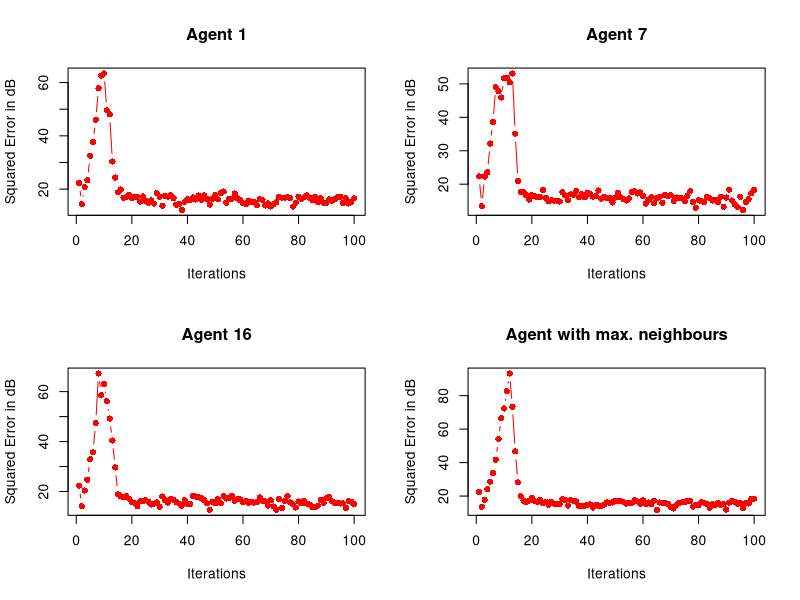
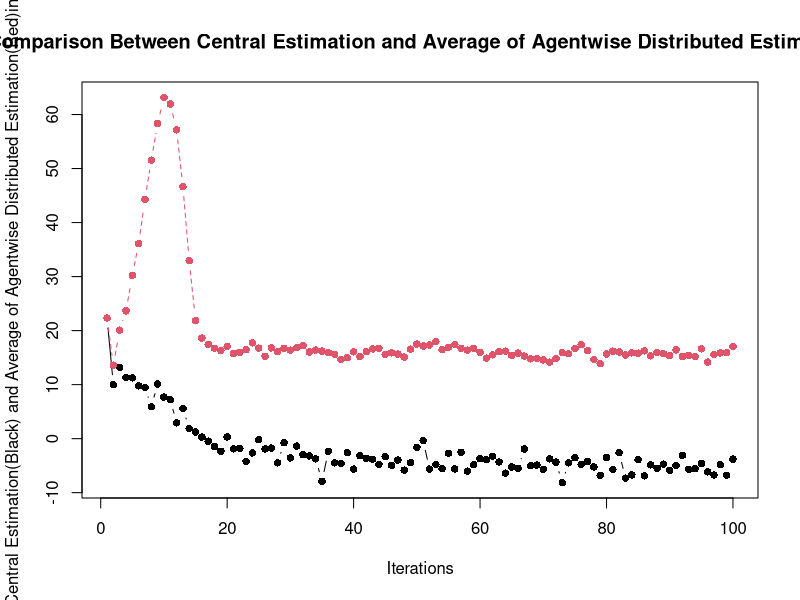

The R script that drew these images, in order:
#Script Distributed RLS

#forming the random graph with 30 vertices and entries in Graph matrix representing edges
N=30
graph<-matrix(0,N,N)
neighbor<-matrix(0,N,1)
neighborList<-matrix(0,N,N)
maxneighnode=0
maxneigh=0
for(i in 1:N)
{
	prob<-runif(n=N,min=0,max=1)
	count=0
	for(j in 1:N)
	{
		if((prob[j]<=0.2)&(i!=j))
		{
			count=count+1
			neighborList[i,count]=j
			graph[i,j]=1
		}
	}
	if(count>maxneigh)
	{
		maxneigh=count
		maxneighnode=i
	}
	neighbor[i,1]<-count
}

#parameter initialization

p=10
p_d=2
r=0.75
f=0.001
lambda=1
sample=100
part<-matrix(0,N,p_d)
for(i in 1:N)
{
	for(j in 1:p_d)
	{
		part[i,j]<-sample(1:p,1)
	}
	if(part[i,1]==part[i,2])
	{
		if(part[i,1]>=5)
		{
			part[i,2]<-sample(1:(part[i,1]-1),1)
		}
		else
		{
			part[i,2]<-sample((part[i,1]+1):10,1)
		}
	}
}

#Initializing matrices for av MSE calculations
avgMSE_d<-matrix(0,sample,N)
avgMSE_c<-matrix(0,sample,1)
avgMSE<-matrix(0,sample,1)

#loop for running the RLS for 50 times

for(m in 1:50)
{

#y_k,X_k,u_k and v_k are initialised here using normal distribution generator

X<-matrix(0,sample,p)
y<-matrix(0,sample,1)
u<-matrix(0,sample,p)
for(i in 1:p)
{
	u[,i]<-rnorm(n=sample,mean=0,sd=1)
}
v<-rnorm(n=sample,mean=0,sd=1)

#defining C
co_eff<-runif(n=p,min=-5,max=5)
C<-matrix(co_eff,p,1)

#defining A
A<-diag(1,p)
A<-A*r

#initialising X_k(i.e. X_0)
X[1,]<-matrix(runif(n=p,min=-5,max=5),1,p)

#calculating o/p and state space model

for(i in 1:sample)
{
	y[i]<-(X[i,]%*%C)+v[i]
	if(i<sample)
	{
		X[i+1,]<-X[i,]%*%A
		for(j in 1:p)
		{
			X[i+1,j]<-X[i+1,j]+u[i,j]
		}
	}
}

#matrix initialization

P<-diag(1,p)
P<-P/f
W<-matrix(0,p,1)
V<-matrix(0,1,p)
MSE<-matrix(0,sample,1)

#computation using centralised RLS

for(n in 1:sample)
{
	V[1,]<-X[n,]				
	sample_out=y[n,]
	est_out=V %*% W
	error=sample_out-est_out
	z=V %*% P
	g1<-(lambda+(V %*% t(z)))
	g2<-g1[1,1]
	g<-z/g2		
	W=W + error[1,1] * t(g)
	P<-(P- t(g)%*%z)/lambda
	MSE[n,]<-error[1,1]*error[1,1]
	MSE[n,]<-10*log10(MSE[n,])
}
#Computation for DistributedRLS agentwise


MSE_d<-matrix(0,sample,N)
Y_est_d<-matrix(0,sample,N)

#matrix initialization
P_arr<-array(0,dim=c(N,N,N))
for(i in 1:N)
{
	P_arr[,,i]<-diag(1,N)
}
P_arr<-P_arr/f
W_arr<-array(0,dim=c(N,1,N))


for(n in 1:sample)
{
	for(j in 1:N)
	{
		p_d_x<-(neighbor[j,]+p_d)
		#matrix initialization
		P<-matrix(0,p_d_x,p_d_x)
		for(i in 1:p_d_x)
		{
			for(k in 1:p_d_x)
			{
				P[i,k]<-P_arr[i,k,j]
			}
		}

		W<-matrix(0,p_d_x,1)
		for(i in 1:p_d_x)
		{
			W[i,1]<-W_arr[i,1,j]
		}

		V<-matrix(0,1,p_d_x)
		for(i in 1:p_d_x)
		{
			if(i<=p_d)
			{
				V[1,i]<-X[n,part[j,i]]
			}
			else
			{
				if(n>1)
				{
					V[1,i]<-Y_est_d[n-1,neighborList[j,(i-p_d)]]
				}
			}
		}
		sample_out=y[n,]
		est_out=V %*% W
		error=sample_out-est_out
		z=V %*% P
		g1<-(lambda+(V %*% t(z)))
		g2<-g1[1,1]
		g<-z/g2		
		W=W + error[1,1] * t(g)
		P<-(P- t(g)%*%z)/lambda
		MSE_d[n,j]<-error[1,1]*error[1,1]
		MSE_d[n,j]<-10*log10(MSE_d[n,j])
		Y_est_d[n,j]<-est_out
	
		#Storing estimation results
		for(i in 1:p_d_x)
		{
			for(k in 1:p_d_x)
			{
				P_arr[i,k,j]<-P[i,k]
			}
		}

		for(i in 1:p_d_x)
		{
			W_arr[i,1,j]<-W[i,1]
		}
	}
}

avMSE_d<-matrix(0,sample,1)
for(i in 1:sample)
{
	for(j in 1:N)
	{
		avMSE_d[i]<-avMSE_d[i]+MSE_d[i,j]
	}
	avMSE_d[i]<-avMSE_d[i]/N
}

avgMSE<-avgMSE+MSE
avgMSE_c<-avgMSE_c+avMSE_d
avgMSE_d<-avgMSE_d+MSE_d
}

#calculating averages

avgMSE<-avgMSE/50
avgMSE_c<-avgMSE_c/50
avgMSE_d<-avgMSE_d/50


#plotting MSE curves for a few agents
par(mfrow=c(2,2))

plot(avgMSE_d[,1], col="red",xlab="Iterations",ylab="Squared Error in dB", type="b", main="Agent 1",pch=16)
plot(avgMSE_d[,7], col="red",xlab="Iterations",ylab="Squared Error in dB", type="b", main="Agent 7",pch=16)
plot(avgMSE_d[,16], col="red",xlab="Iterations",ylab="Squared Error in dB", type="b", main="Agent 16",pch=16)
plot(avgMSE_d[,maxneighnode], col="red",xlab="Iterations",ylab="Squared Error in dB", type="b", main="Agent with max. neighbours",pch=16)

#Comparing Central Estimation and Average of Agentwise Distributed Estimation plots

#creating a new window
windows()
plotMSE<-matrix(0,sample,2)
plotMSE[,1]<-avgMSE
plotMSE[,2]<-avgMSE_c
Iterations<-matrix(0,sample,2)
Iterations[,1]<-sequence(sample)
Iterations[,2]<-sequence(sample)
matplot(Iterations,plotMSE,type="b",pch=16,main="Comparison Between Central Estimation and Average of Agentwise Distributed Estimation",xlab="Iterations",ylab="Central Estimation(Black) and Average of Agentwise Distributed Estimation(Red)in dB")
